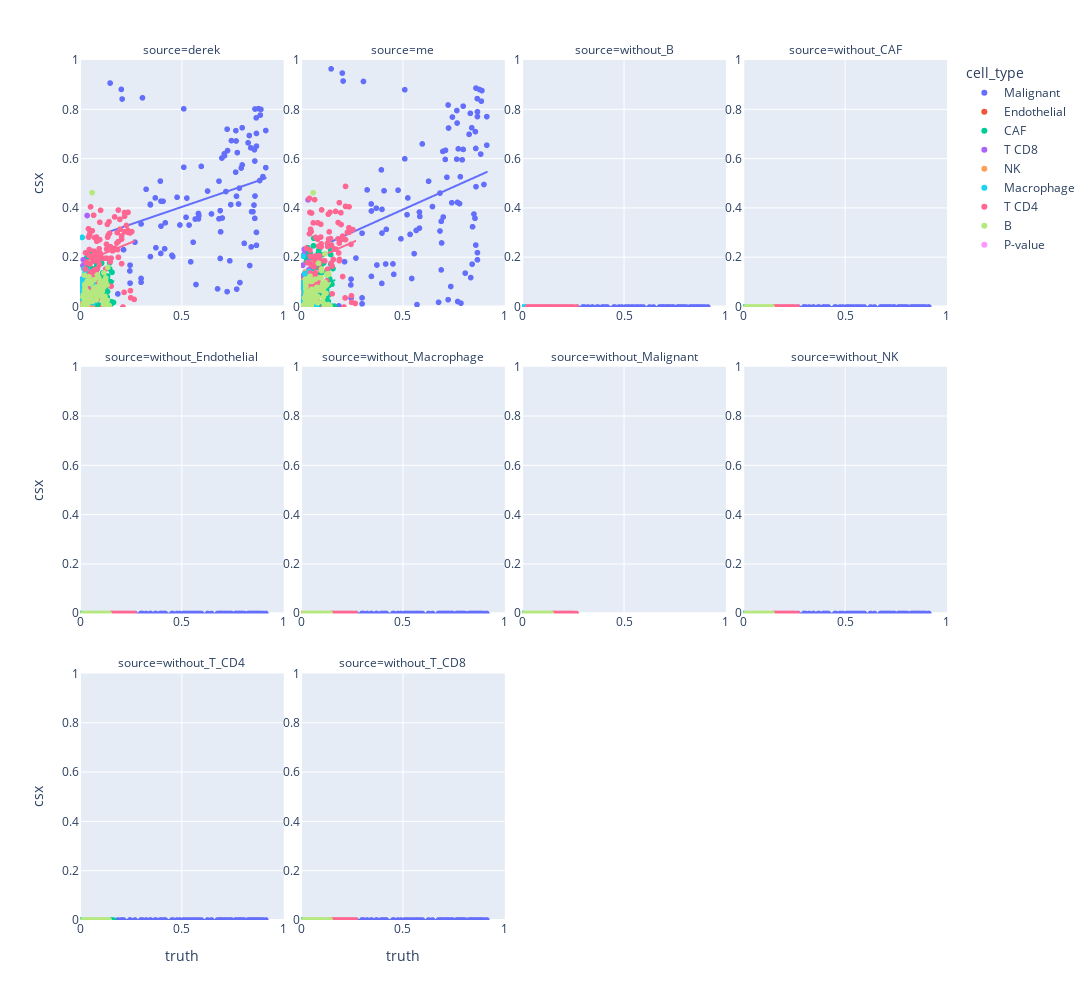

The code cell stored with this chart in its notebook:
### Code cell
fig = px.scatter(
    pd.concat(
        {
            result: pd.concat(
                {
                    "csx": all_results.stack().loc[result],
                    "truth": all_results.stack().loc["truth"],
                },
                axis=1,
            )
            for result in all_results.index.levels[0]
            if result != "truth"
        }
    )
    .reset_index()
    .rename(columns={"level_0": "source"}),
    x="truth",
    y="csx",
    facet_col="source",
    color="cell_type",
    trendline="ols",
    facet_col_wrap=4,
)
fig.update_layout(
    width=1200,
    height=1000,
)
fig.update_xaxes(
    range=(0, 1),
    showticklabels=True,
)
fig.update_yaxes(
    range=(0, 1),
    showticklabels=True,
)
fig
